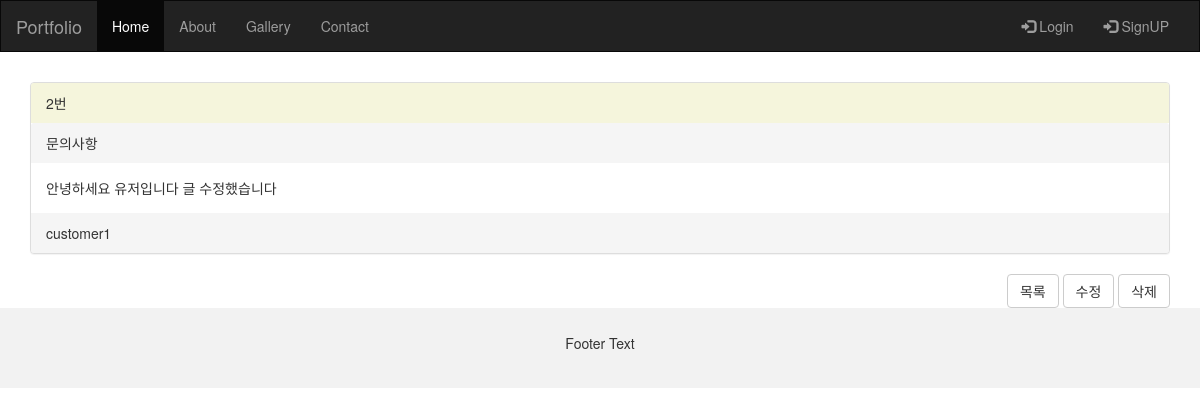
The app's page /article/detail/2/ with its own data.
### article/models.py (models this page shows)
class Article(models.Model):
    title = models.CharField(max_length=100)
    content = models.CharField(max_length=1000)
    user = models.ForeignKey(User, on_delete=models.CASCADE)

class User(models.Model):
    email = models.CharField(max_length=50)
    pwd = models.CharField(max_length=100)
    name = models.CharField(max_length=10)

### board/views.py (the view)
# urls.py: path('article/detail/<int:id>/', views.detail),
def detail(request, id):
    article = Article.objects.get(id=id)
    context = {
        'article': article
    }
    return render(request, 'detail.html', context)

### templates/detail.html
{% extends 'base.html' %} {% block content %}
<div class="container" style="margin-top: 30px">
  <div class="panel-group">
    <div class="panel panel-default">
      <div class="panel-heading" style="background-color: beige">
        {{ article.id }}번
      </div>
      <div class="panel-heading">{{ article.title }}</div>
      <div class="panel-body">{{ article.content }}</div>
      <div class="panel-footer">{{ article.user.name }}</div>
    </div>
  </div>
</div>
<div class="container text-right">
  <a href="/article/list/" class="btn btn-default" id="list">목록</a>
  <a href="/article/update/{{article.id}}" class="btn btn-default" id="update"
    >수정</a
  >
  <a href="/article/delete/{{article.id}}" class="btn btn-default" id="delete"
    >삭제</a
  >
</div>
{% endblock %}

### records on screen
Article: id "2", title "문의사항", content "안녕하세요 유저입니다 글 수정했습니다", user.name "customer1"
